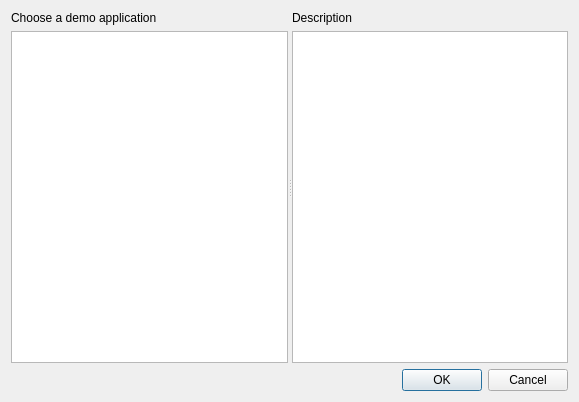
<?xml version="1.0" encoding="UTF-8"?>
<ui version="4.0">
 <class>BlueBerryExampleLauncherDialog</class>
 <widget class="QDialog" name="BlueBerryExampleLauncherDialog">
  <property name="geometry">
   <rect>
    <x>0</x>
    <y>0</y>
    <width>579</width>
    <height>402</height>
   </rect>
  </property>
  <property name="windowTitle">
   <string>BlueBerry Example Launcher</string>
  </property>
  <layout class="QVBoxLayout" name="verticalLayout_3">
   <item>
    <widget class="QSplitter" name="splitter">
     <property name="orientation">
      <enum>Qt::Horizontal</enum>
     </property>
     <widget class="QWidget" name="widget" native="true">
      <layout class="QVBoxLayout" name="verticalLayout">
       <property name="margin">
        <number>0</number>
       </property>
       <item>
        <widget class="QLabel" name="label">
         <property name="text">
          <string>Choose a demo application</string>
         </property>
        </widget>
       </item>
       <item>
        <widget class="QListWidget" name="appList"/>
       </item>
      </layout>
     </widget>
     <widget class="QWidget" name="widget_2" native="true">
      <layout class="QVBoxLayout" name="verticalLayout_2">
       <property name="margin">
        <number>0</number>
       </property>
       <item>
        <widget class="QLabel" name="label_2">
         <property name="text">
          <string>Description</string>
         </property>
        </widget>
       </item>
       <item>
        <widget class="QTextBrowser" name="description">
         <property name="readOnly">
          <bool>true</bool>
         </property>
         <property name="textInteractionFlags">
          <set>Qt::LinksAccessibleByMouse|Qt::TextSelectableByMouse</set>
         </property>
         <property name="openExternalLinks">
          <bool>true</bool>
         </property>
        </widget>
       </item>
      </layout>
     </widget>
    </widget>
   </item>
   <item>
    <widget class="QDialogButtonBox" name="buttonBox">
     <property name="orientation">
      <enum>Qt::Horizontal</enum>
     </property>
     <property name="standardButtons">
      <set>QDialogButtonBox::Cancel|QDialogButtonBox::Ok</set>
     </property>
    </widget>
   </item>
  </layout>
 </widget>
 <resources/>
 <connections>
  <connection>
   <sender>buttonBox</sender>
   <signal>accepted()</signal>
   <receiver>BlueBerryExampleLauncherDialog</receiver>
   <slot>accept()</slot>
   <hints>
    <hint type="sourcelabel">
     <x>248</x>
     <y>254</y>
    </hint>
    <hint type="destinationlabel">
     <x>157</x>
     <y>274</y>
    </hint>
   </hints>
  </connection>
  <connection>
   <sender>buttonBox</sender>
   <signal>rejected()</signal>
   <receiver>BlueBerryExampleLauncherDialog</receiver>
   <slot>reject()</slot>
   <hints>
    <hint type="sourcelabel">
     <x>316</x>
     <y>260</y>
    </hint>
    <hint type="destinationlabel">
     <x>286</x>
     <y>274</y>
    </hint>
   </hints>
  </connection>
 </connections>
</ui>
